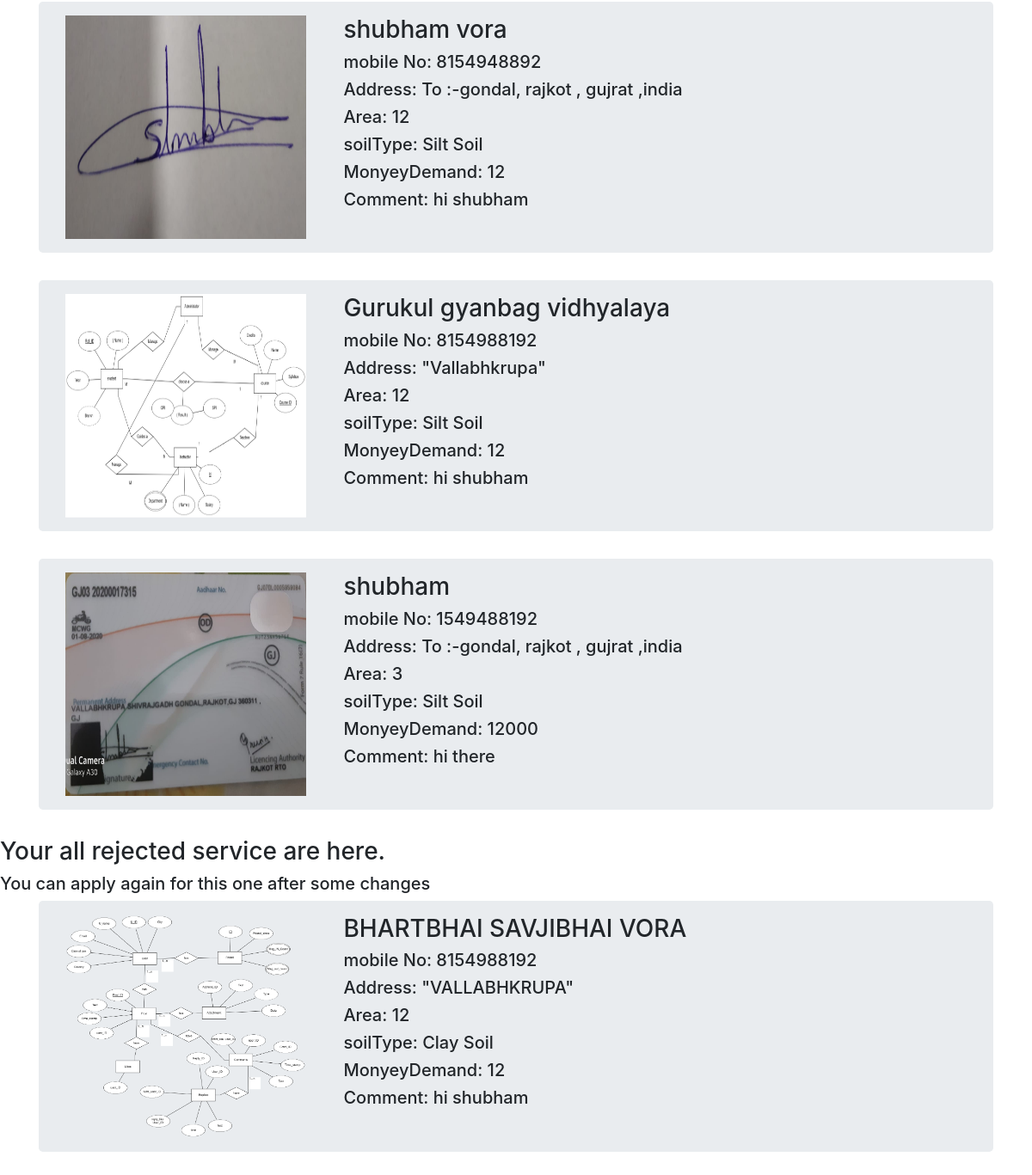
The page /management/manage (lower part) on the database as committed earlier.
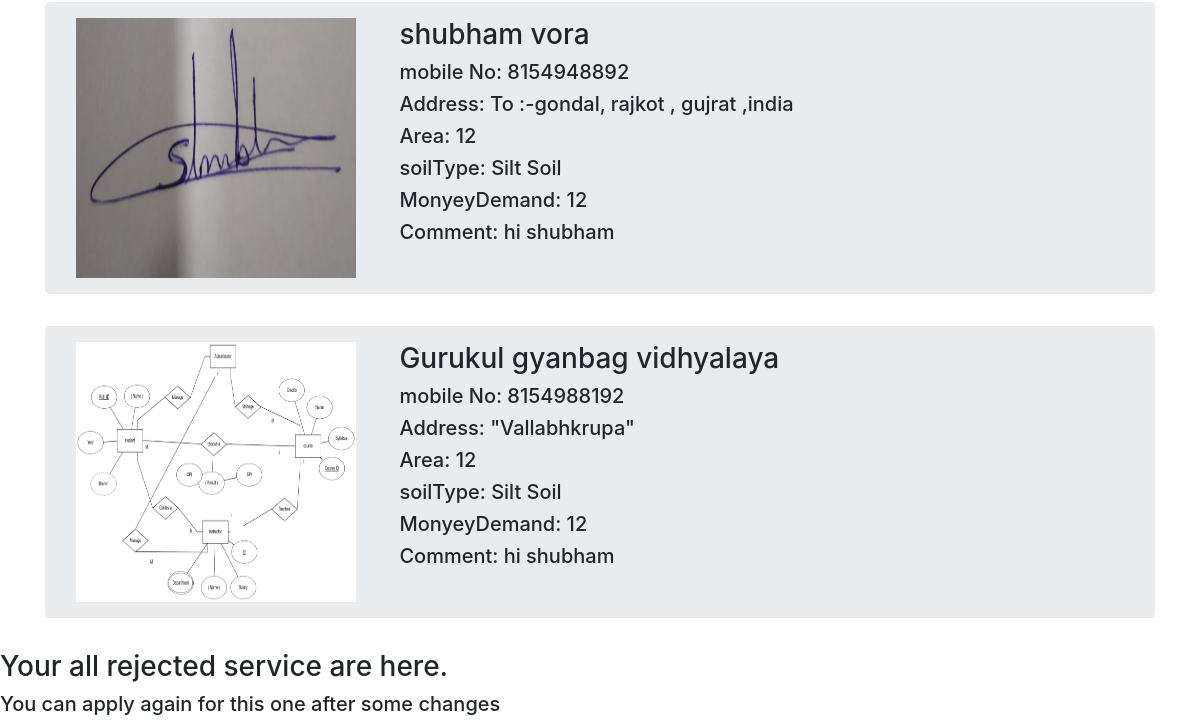
The same page on the database as committed later.
### user/models.py (models this page shows, shortened)
class UserRecord(models.Model):
    sandySoil = "Sandy soil"
    siltSoil = "Silt Soil"
    claySoil = "Clay Soil"
    loamySoil = "Loamy Soil"
    SOIL_CHOICES = (
        (sandySoil, "Sandy Soil"),
        (siltSoil, "Silt Soil"),
        (claySoil, "Clay Soil"),
        (loamySoil, "Loamy Soil"),
    )
    approved="approved"
    pending="pending"
    rejected="rejected"
    Approvement=((approved,"approved"),
    (pending,"pending"),
    (rejected,"rejected"),)
    recordId = models.AutoField(primary_key=True)
    user = models.ForeignKey(User, on_delete=models.CASCADE)
    name = models.CharField(max_length=30, blank=False, null=False)
    mobileNo = models.CharField(max_length=10, blank=False, null=False)
    farmaddress = models.CharField(max_length=150, blank=False, null=False)
    farmArea = models.IntegerField(default=0)
    soilType = models.CharField(max_length=11, choices=SOIL_CHOICES, default=siltSoil)
    moneyDemand = models.IntegerField(default=0)
    farmImage = models.ImageField(upload_to='user/farm/', default="")
    extraComment = models.TextField()
    status=models.CharField(max_length=11, choices=Approvement, default=pending)
    selectCrop = models.ManyToManyField(crop,blank=True)
    timestamp = models.DateTimeField(default=now)

### management/views.py (the view)
# urls.py: path("manage",views.manage,name='managementDepartment'),
def manage(request):
    if request.POST.get("Approve"):
        ToHandle=UserRecord.objects.filter(recordId=request.POST.get("Approve"))
        ToHandle.update(status="approved")
    elif request.POST.get("Reject"):
        ToHandle=UserRecord.objects.filter(recordId=request.POST.get("Reject"))
        ToHandle.update(status="rejected")
    recordsPending = UserRecord.objects.filter(status="pending").order_by('timestamp')
    recordsRejected = UserRecord.objects.filter(status="rejected").order_by('timestamp')
    recordsApproved = UserRecord.objects.filter(status="approved").order_by('timestamp')
    Allrecords = {'recordsPending': recordsPending,'recordsRejected':recordsRejected,'recordsApproved':recordsApproved}
    return render(request, 'management/manage.html',Allrecords)

### management/templates/management/manage.html (shortened to what this page needs)
{% extends "management/base.html" %}
{% block body %}
    {% for recordsApproved in recordsApproved %}
    <main role="main" class="container">
      <div class="jumbotron">
        <div class="container">
  <div class="row">
    <div class="col">
      <img src="/media/{{recordsApproved.farmImage}}" width="280px" height="260px"  alt="">
    </div>
    <div class="col-6">
        <h3>{{recordsApproved.name}}</h3>
        <h5>mobile No: {{recordsApproved.mobileNo}}</h5>
        <h5>Address: {{recordsApproved.farmaddress}}</h5>
        <h5>Area: {{recordsApproved.farmArea}}</h5>
        <h5>soilType: {{recordsApproved.soilType}}</h5>
        <h5>MonyeyDemand: {{recordsApproved.moneyDemand}}</h5>
        <h5>Comment: {{recordsApproved.extraComment}}</h5>
            </div>
          </div>
        </div>
      </div>
    </main>
    {% endfor %}
 <div>
      <h3>Your all rejected service are here.</h3>
      <h5>You can apply again for this one after some changes</h5>
    </div>
{% for recordsRejected in recordsRejected %}
    <main role="main" class="container">
      <div class="jumbotron">
        <div class="container">
  <div class="row">
    <div class="col">
      <img src="/media/{{recordsRejected.farmImage}}" width="280px" height="260px"  alt="">
    </div>
    <div class="col-6">
        <h3>{{recordsRejected.name}}</h3>
        <h5>mobile No: {{recordsRejected.mobileNo}}</h5>
        <h5>Address: {{recordsRejected.farmaddress}}</h5>
        <h5>Area: {{recordsRejected.farmArea}}</h5>
        <h5>soilType: {{recordsRejected.soilType}}</h5>
        <h5>MonyeyDemand: {{recordsRejected.moneyDemand}}</h5>
        <h5>Comment: {{recordsRejected.extraComment}}</h5>
            </div>
          </div>
        </div>
      </div>
    </main>
    {% endfor %}
{% endblock  %}

Rows that differ between the two databases and show on the page:
removed UserRecord: farmImage (picture), name "shubham", mobileNo "1549488192", farmaddress "To :-gondal, rajkot , gujrat ,india", farmArea "3", soilType "Silt Soil", moneyDemand "12000", extraComment "hi there"
removed UserRecord: farmImage (picture), name "BHARTBHAI SAVJIBHAI VORA", mobileNo "8154988192", farmaddress "\"VALLABHKRUPA\"", farmArea "12", soilType "Clay Soil", moneyDemand "12", extraComment "hi shubham", shown under "You can apply again for this one after some changes"
